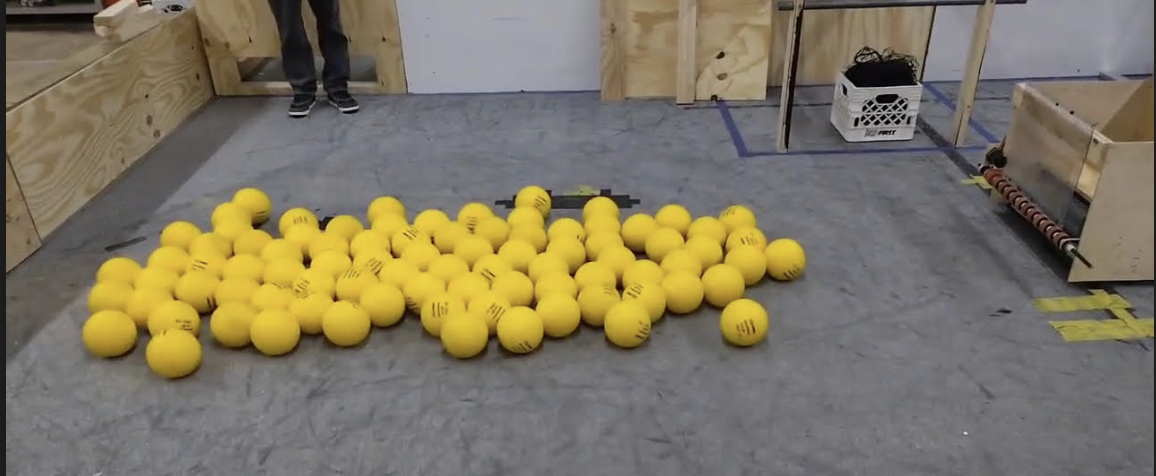
#> input picture ml_resources/cv_primer/ref_imgs/balls_on_field.png, 1156 x 476 px
$ jupyter execute 06-homography.ipynb
#> lines starting #> are read from the running program, lines starting #| are printed output that depends on the picture
# 06 - Homography

## Imports

[cell 1]
import numpy as np
import matplotlib.pyplot as plt
import cv2

## Homography Basics

### What is Homography?

**Homography** is a mapping that relates two different images that lie within the same 3D scene.

Essentially, it will map the points on one image to points on the other image, creating a single merged image. This is the same idea behind creating panorama images.

You can see this full process play out in the sample image below:

#### The Key Assumption: 4 Overlapping Points

The image above maps 4 points on each of the images to form the stitched image.

This is actually a requirement of the homography. We must have overlap between the images such that we can map 4 points, with each point on the same object within the different images (except at a different perspective/position). Put in a more technical way, the 2D images must lie somewhere along the same 3D plane.

It is for the same reason that within our limelight setup, we have to ensure the cameras line up in such a way that they have an overlapping field of view.

#### Step 1: Estimating Homography

How do we calculate the transformation? Well, we know that the mapping occurs for the same objects, so the transformation has to occur with coordinates that correspond to the given object in the different images.

We write out the relationship of an object's position from image 1 to image 2 as the following:

$$
\begin{bmatrix}
x' \\
y' \\
1
\end{bmatrix}
=
H
\begin{bmatrix}
x \\
y \\
1
\end{bmatrix}
$$

Where $H$ is the homography matrix, which is:

$$
H =
\begin{bmatrix}
h_{11} & h_{12} & h_{13} \\
h_{21} & h_{22} & h_{23} \\
h_{31} & h_{32} & h_{33}
\end{bmatrix}
$$

So our homography equation expands out to:

$$
\begin{bmatrix}
x' \\
y' \\
1
\end{bmatrix}
=
\begin{bmatrix}
h_{11} & h_{12} & h_{13} \\
h_{21} & h_{22} & h_{23} \\
h_{31} & h_{32} & h_{33}
\end{bmatrix}
\begin{bmatrix}
x \\
y \\
1
\end{bmatrix}
$$

Each of those $h$ values corresponds to a different effect on the image. Some control perspective, some rotation, and so on.

A homography $H$ is a $3 \times 3$ matrix, so it has 9 entries, but only 8 of them are independent. To see why, recall how $H$ is applied: we write a point as $(x, y, 1)$, multiply by $H$ to get $(a, b, c)$, then divide by the last component to get $(x', y') = (a/c, \, b/c)$. That final division cancels any constant factor, so multiplying every entry of $H$ by the same number (say, 2) gives exactly the same mapping. We therefore say $H$ is only defined *up to scale*.

To remove this redundancy, we pick one convention and fix $h_{33} = 1$. That leaves 8 unknowns: $h_{11}, h_{12}, h_{13}, h_{21}, h_{22}, h_{23}, h_{31}, h_{32}$.

Each point correspondence $(x, y) \to (x', y')$ gives us 2 equations, one for $x'$ and one for $y'$. So 4 correspondences give 8 equations, which is exactly enough to solve for our 8 unknowns. The 4 points must be in general position, meaning no three of them lie on a line. Otherwise the equations are not independent and there is no unique solution.

It is *not* important to memorize what these do! Simply understand that by having overlap between images, there is a way for us to stitch images together!

### Homography in Action

Let's actually compute and apply a homography. We'll pick 4 points on our familiar ball image outlining a quadrilateral on the floor, and 4 destination points forming a proper rectangle.

[cell 2]
img_bgr = cv2.imread('./ref_imgs/balls_on_field.png')
#> img_bgr is the input picture: shape (476, 1156, 3); mean B, G, R 99.4, 119.2, 127.2
img_rgb = cv2.cvtColor(img_bgr, cv2.COLOR_BGR2RGB)

# 4 points roughly outlining a quadrilateral on the floor (following the perspective)
src_pts = np.float32([
    [250, 150],   # far-left
    [950, 150],   # far-right
    [1100, 450],  # near-right
    [50, 450]     # near-left
])

# where we want that quadrilateral to land: a straightened rectangle
dst_w, dst_h = 400, 600
dst_pts = np.float32([[0, 0], [dst_w, 0], [dst_w, dst_h], [0, dst_h]])

H = cv2.getPerspectiveTransform(src_pts, dst_pts)
print("Homography matrix:")
print(H)

warped = cv2.warpPerspective(img_rgb, H, (dst_w, dst_h))
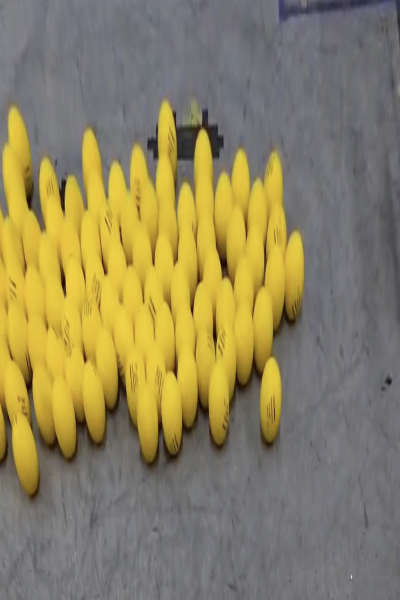
#> warped: shape (600, 400, 3); mean R, G, B 140.7, 130.8, 96.3

# draw the source quadrilateral on the original for reference
img_with_quad = img_rgb.copy()
cv2.polylines(img_with_quad, [src_pts.astype(int)], isClosed=True, color=(255, 0, 0), thickness=4)
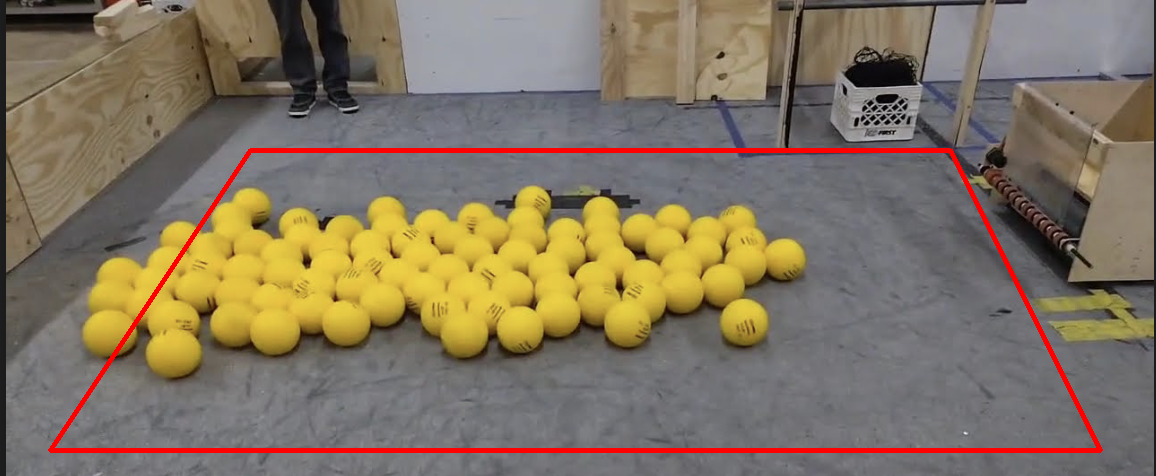
#> img_with_quad: shape (476, 1156, 3); mean R, G, B 130.2, 116.7, 96.9

fig, ax = plt.subplots(nrows=1, ncols=2, figsize=(14, 6))

ax[0].imshow(img_with_quad)
ax[0].set_title("Original (source quadrilateral in red)")
ax[0].axis("off")

ax[1].imshow(warped)
ax[1].set_title("Warped to a Straightened View")
ax[1].axis("off")

plt.tight_layout()
plt.show()
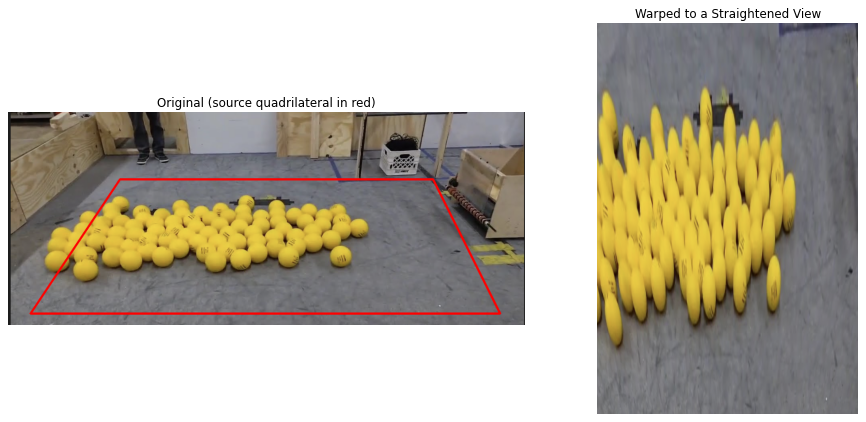
#> figure drawn by matplotlib, 2 panels
